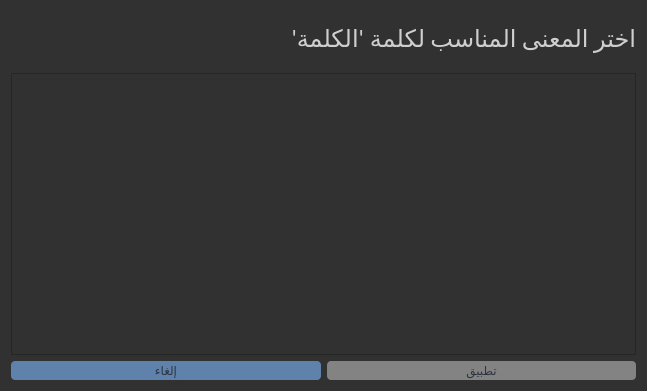
<?xml version="1.0" encoding="UTF-8"?>
<ui version="4.0">
 <class>DidsambiguationDialog</class>
 <widget class="QDialog" name="DidsambiguationDialog">
  <property name="geometry">
   <rect>
    <x>0</x>
    <y>0</y>
    <width>647</width>
    <height>391</height>
   </rect>
  </property>
  <property name="windowTitle">
   <string>توضيح</string>
  </property>
  <property name="styleSheet">
   <string notr="true">QWidget {
    background-color: rgb(49, 49, 49);
    color: rgb(207, 207, 207);
    font: 400 18pt &quot;Calibri&quot;;
}

/* Button styling */
QPushButton {
    background-color: #5F82AD;
    color: #2E3440;
    border: none;
    border-radius: 4px;
    padding: 2px 2px;
}

QPushButton:hover {
    background-color: #81A1C1;
}

QPushButton:pressed {
    background-color: #6E90B5;
}

QPushButton:disabled {
    background-color: #838383;
}
</string>
  </property>
  <layout class="QVBoxLayout" name="verticalLayout" stretch="1,5,1">
   <item>
    <layout class="QHBoxLayout" name="horizontalLayout_2" stretch="1,1,1">
     <property name="spacing">
      <number>6</number>
     </property>
     <item>
      <spacer name="horizontalSpacer">
       <property name="orientation">
        <enum>Qt::Horizontal</enum>
       </property>
       <property name="sizeHint" stdset="0">
        <size>
         <width>40</width>
         <height>20</height>
        </size>
       </property>
      </spacer>
     </item>
     <item>
      <layout class="QHBoxLayout" name="spinnerParentLayout">
       <property name="spacing">
        <number>0</number>
       </property>
      </layout>
     </item>
     <item>
      <layout class="QHBoxLayout" name="horizontalLayout_3">
       <property name="spacing">
        <number>4</number>
       </property>
       <item>
        <widget class="QLabel" name="instructionsWordLabel">
         <property name="font">
          <font>
           <family>Calibri</family>
           <pointsize>18</pointsize>
           <weight>50</weight>
           <italic>false</italic>
           <bold>false</bold>
          </font>
         </property>
         <property name="layoutDirection">
          <enum>Qt::RightToLeft</enum>
         </property>
         <property name="locale">
          <locale language="Arabic" country="Israel"/>
         </property>
         <property name="text">
          <string>'الكلمة'</string>
         </property>
        </widget>
       </item>
       <item>
        <widget class="QLabel" name="instructionsLabel">
         <property name="font">
          <font>
           <family>Calibri</family>
           <pointsize>18</pointsize>
           <weight>50</weight>
           <italic>false</italic>
           <bold>false</bold>
          </font>
         </property>
         <property name="text">
          <string>اختر المعنى المناسب لكلمة</string>
         </property>
        </widget>
       </item>
      </layout>
     </item>
    </layout>
   </item>
   <item>
    <widget class="QListWidget" name="resultsListWidget">
     <property name="layoutDirection">
      <enum>Qt::RightToLeft</enum>
     </property>
     <property name="textElideMode">
      <enum>Qt::ElideNone</enum>
     </property>
     <property name="wordWrap">
      <bool>true</bool>
     </property>
    </widget>
   </item>
   <item>
    <layout class="QHBoxLayout" name="horizontalLayout">
     <item>
      <widget class="QPushButton" name="cancelButton">
       <property name="text">
        <string>إلغاء</string>
       </property>
      </widget>
     </item>
     <item>
      <widget class="QPushButton" name="okButton">
       <property name="enabled">
        <bool>false</bool>
       </property>
       <property name="text">
        <string>تطبيق</string>
       </property>
      </widget>
     </item>
    </layout>
   </item>
  </layout>
 </widget>
 <resources/>
 <connections/>
</ui>
